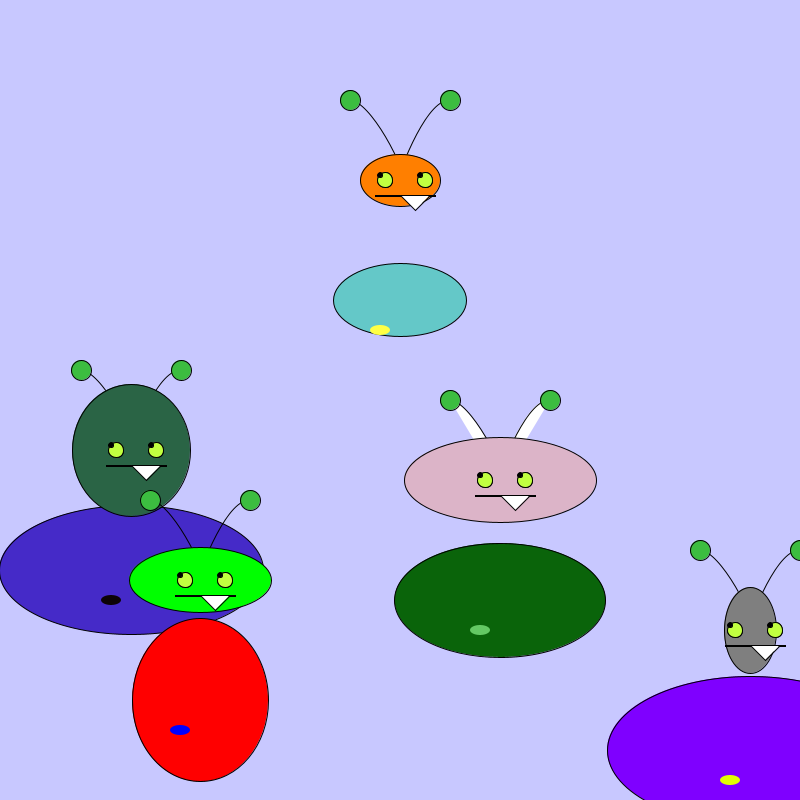
Frame 1 (no input)
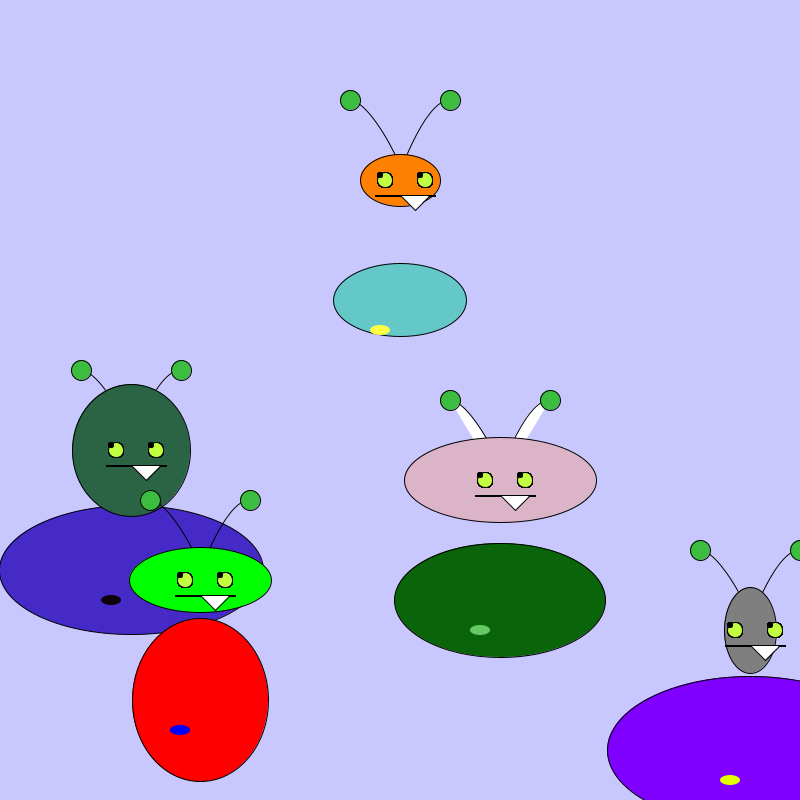
Frame 60 (the mouse pressed at the canvas centre just before this capture)
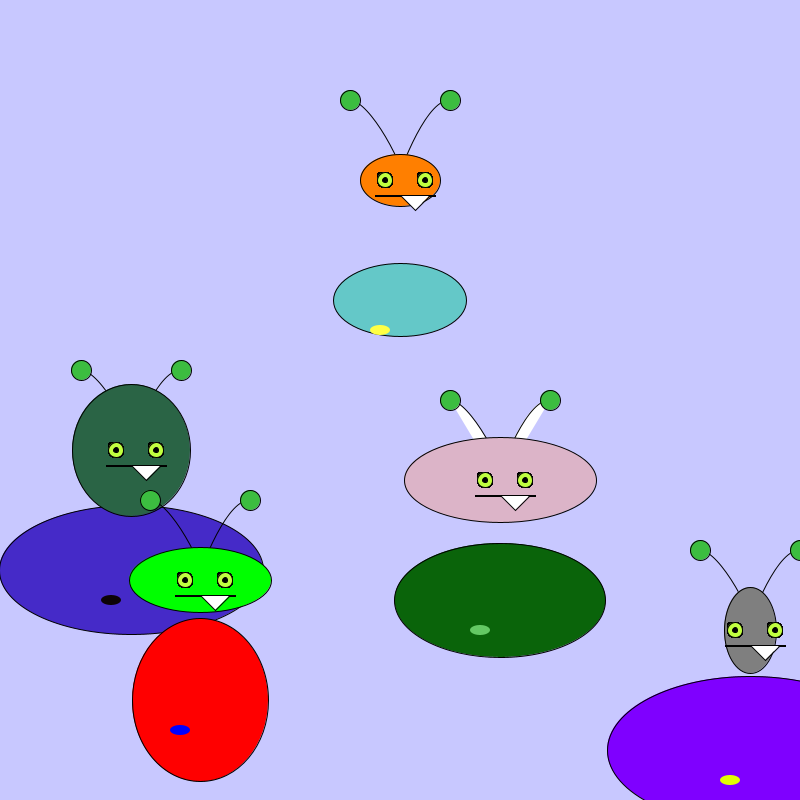
Frame 120 (the mouse held since frame 60 and released just before this capture)

The Processing sketch that drew these frames (run headless with seeded random() and noise(); from frame 60 on, the mouse is pressed at the canvas centre):

// Processing sketch: CC10015Classes
// ── CC10015Classes.pde
//Monster fred, ryan, lindsey, hayley, lilith;
Monster[] characters = new Monster [5];
//assigning the parts of the array 
/* I tried to assign each 'character' with a name, thinking that it was the right thing to do,
 but I realized that these names only exist because I called them in the parts of the draw function
 we were supposed to replace.
 characters[0] = fred;
 characters[1] = ryan;
 characters[2] = lindsey;
 characters[3] = hayley;
 characters[4] = lilith;
 */

/* make a class called Monster
 a "class" is a datatype that has data and functionality
 think of a class as a "blueprint" for objects"
 !your classes should begin with a capital letter! */

float wanderX;
float wanderY;

void setup() {
  background(200, 200, 255);
  size(800, 800);
  characters[0] = new Monster(100, 200, color(10, 100, 10), color(220, 180, 200), color(100, 200, 100));
  characters[1] = new Monster(-269, 170, color(69, 42, 200), color(42, 100, 69), color(13, 3, 7));
  characters[2] = new Monster(0, -100, color(100, 200, 200), color(255, 127, 0), color(255, 255, 69));
  characters[3] = new Monster(-200, 300, color(255, 0, 0), color(0, 255, 0), color(0, 0, 255));
  characters[4] = new Monster(350, 350, color(127, 0, 255), color(127), color(225, 255, 0));
  
  for (int i = 0; i < characters.length; i++) {
    characters[i].monsterBody(int(random(50, 300)), int(random(50, 300))); 
    //i'm trying to pass two random parameters both between 50~300
    characters[i].head(int(random(50, 200)), int(random(50, 200)));
    //characters[i].eyes(wanderX, wanderY);
  }
  
}

void draw() {
  wanderX = map(mouseX, 0, width, /*states the values that mouseX can be*/ -5, 5 /*remaps the mouseX between 0-width to -5 & 5*/); 
  wanderY = map(mouseY, 0, height, -5, 5);
  
  //isolated the eyes from setup to draw to track the mouse position
  for (int i = 0; i < characters.length; i++){
    characters[i].eyes(wanderX, wanderY);
  }
}
// ── Monster.pde
class Monster {

  //declare variables or data types
  private color skin1, skin2, blink, wort;    // no accessible outside the class. Only internally.
  float x, y, wanderX, wanderY, percentScale;  // accessible outside the class, using the dot syntax
  boolean button;
  int w;

  // this is the class constructor. this is called
  // with the "new" line in the main code
  Monster(float tempX, float tempY, color sk1, color sk2, color wort_) { 
    // here, we are exchanging the values passed in for their local names
    // this ensures better use and control of variables - ie, what can
    // change a variable and what can't at any given time

    skin1 = sk1;
    skin2 = sk2;
    blink = sk1;
    wort = wort_;
    x = tempX;
    y = tempY;
    w = 800;
  }

  // all the methods go below the constructor
  void monsterBody(int wide, int tall) {
    smooth();

    curve(w/2 - 100 + x, w/2-100 + y, w/2 - 50 + x, w/  2-200 + y, w/2 + 10 + x, w/2 -100 + y, w/2 -20 + x, w/2 + 20 + y); //left antenna
    curve(w/2 + 120 + x, w/2-80 + y, w/2 + 50 + x, w/2-200 + y, w/2 - 10 + x, w/2 - 100 + y, w/2 -20 + x, w/2 + 40 + y); //right antenna
    fill(skin1); //darker green
    ellipse(w/2 + x, w/2 + y, wide, tall); //body  120, 160
    fill(wort); // purple
    noStroke(); 
    ellipse(w/2 - 20 + x, w/2 + 30 + y, 20, 10);  //wart
  }
  
  void head(int wid, int hei) {
    fill(skin2); // lighter green
    stroke(0); 
    ellipse(w/2 + x, w/2 - 120 + y, wid, hei); //head 100, 80
    fill(0);
    rect(w/2 - 25 + x, w/2 - 105 + y, 60, 1); //mouth
    fill(255);
    triangle(w/2 + 15 + x, w/2 - 90 + y, w/2 + x, w/2-105 + y, w/2 + 30 + x, w/2 - 105 + y); //tooth
    eyes(wanderX, wanderY); //pass anything as parameters, only restricted to number of how many
    fill(60, 189, 64); //lighter green
    ellipse(w/2 - 50 + x, w/2 - 200 + y, 20, 20); // left antenna point
    ellipse(w/2 + 50 + x, w/2 - 200 + y, 20, 20); // right antenna point
    noFill();
  }

  void eyes(float wX, float wY) {
    fill(193, 255, 64); //greenish yellow
    ellipse(w/2 - 15 + x, w/2 - 120 + y, 15, 15); //left eye
    ellipse(w/2 + 25 + x, w/2 - 120 + y, 15, 15); //right eye
    fill(0);
    ellipse(w/2 - 15 + wX + x, w/2 - 120 + wY + y, 5, 5); //left pupil
    ellipse(w/2 + 25 + wX + x, w/2 - 120 + wY + y, 5, 5); //right pupil
    noFill();
  }
}
